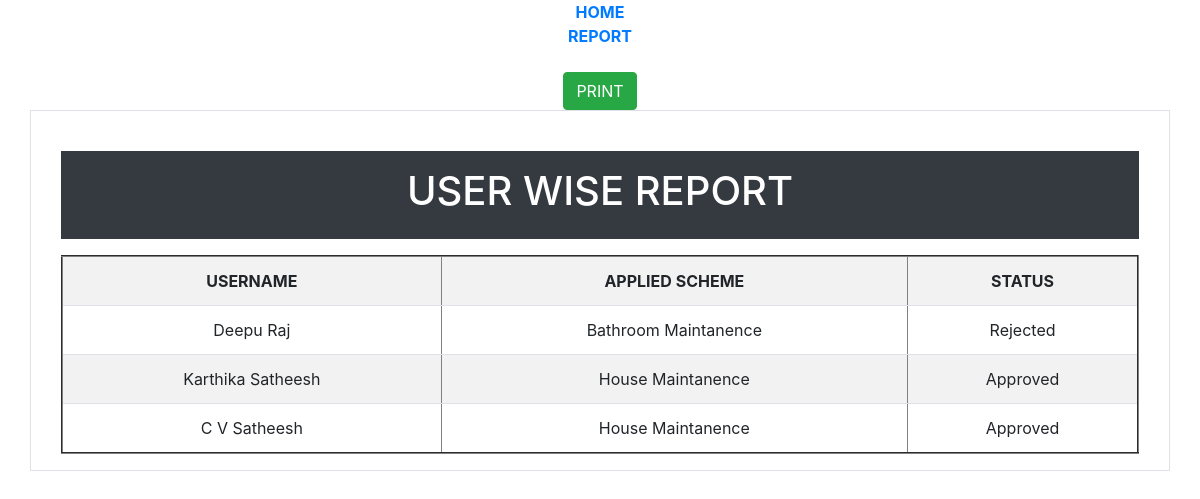
The app's page /userwiseappli with its own data.
### panchayat/models.py (models this page shows)
class Application(models.Model):
    schemeid = models.ForeignKey(Scheme,on_delete=models.CASCADE)
    userid = models.CharField(max_length=30)
    photo = models.FileField()
    residencep = models.FileField()
    idcardp = models.FileField()
    taxp = models.FileField()
    incomep = models.FileField()
    castep = models.FileField()
    status = models.IntegerField()

class Scheme(models.Model):
    scheme = models.CharField(max_length=30)
    requirements = models.CharField(max_length=30)

### panchayat/views.py (the view)
# urls.py: path('userwiseappli',views.userwiseappli,name='userwiseappli'),
def userwiseappli(request):
    data=Application.objects.all()
    return render(request,'userwiseappli.html',{'d':data})

### template/userwiseappli.html (shortened to what this page needs)
<!DOCTYPE html>
<html lang="en">
<head>
  <link rel="stylesheet" href="https://maxcdn.bootstrapcdn.com/bootstrap/4.5.2/css/bootstrap.min.css">
</head>
<body>
<div style="text-align:center">
<a href="adminhome"><b>HOME</b></a><br>
<a href="report"><b>REPORT</b></a>
</div><br>
 <div style="text-align:center">
     <button type="submit" class="btn btn-success" onclick="p()">PRINT</button>
 </div>
<div class="container-sm border"><br>
<div class="container">
<div class="container p-3 my-3 bg-dark text-white">
    <div style="text-align:center">
    <h1> USER WISE REPORT</h1>
    </div></div>
<form action="" method="post">
    <div style="text-align:center">
<table  class="table table-white table-striped" border="2">
<tr>
    <th>USERNAME</th>
    <th>APPLIED SCHEME</th>
    <th>STATUS</th>
</tr>
    <tr>
        {% for i in d %}
        <td>{{i.userid}}</td>
        <td>{{i.schemeid.scheme}}</td>
        {% if i.status == 1 %}
        <td>Approved</td>
        {% elif i.status == 2 %}
        <td>Rejected</td>
        {% else %}
        <td>Pending</td>
        {% endif %}
    </tr>
    {% endfor %}
</table>
    </div>
</form></div></div>
</body>
</html>

### records on screen
Application: userid "Deepu Raj", schemeid.scheme "Bathroom Maintanence", status "Rejected"
Application: userid "Karthika Satheesh", schemeid.scheme "House Maintanence", status "Approved"
Application: userid "C V Satheesh", schemeid.scheme "House Maintanence", status "Approved"
